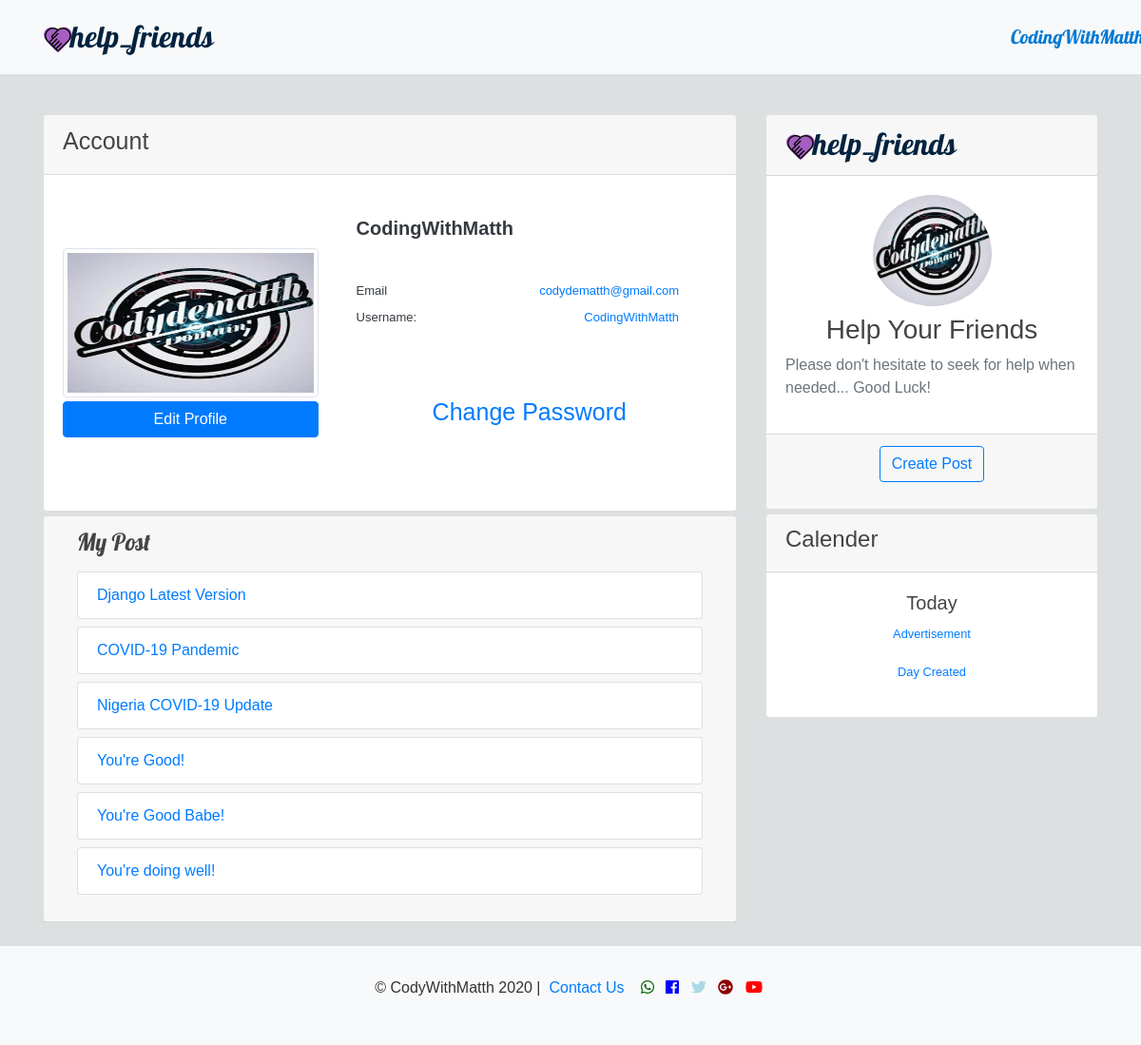
Page /profileview/ (signed in) on the committed database.
### users/models.py (models this page shows, shortened)
class Profile(models.Model):
	user = models.OneToOneField(User, on_delete=models.CASCADE)
	image = models.ImageField(default= 'default.jpg', upload_to='profile_pics')

### blog/models.py (models this page shows, shortened)
class Post(models.Model):
    title = models.CharField(max_length=100)
    content = models.TextField()
    date_posted = models.DateTimeField(default=timezone.now)
    author = models.ForeignKey(User, on_delete=models.CASCADE)
    def __str__(self):
        return self.title

### users/views.py (the view)
# urls.py: path('profileview/', user_views.profile_view, name='profileview'),
def profile_view(request):
    model = Post
    paginate_by = 5
    context = {
        'posts': Post.objects.all()
    }
    posts = Post.objects.filter(author=request.user)
    context['posts'] = posts
    return render(request, 'users/profileview.html', context)

### users/templates/users/profileview.html (shortened to what this page needs)
{% load crispy_forms_tags %}
{% load static %}
<!DOCTYPE html>
<html>
<head>
    <link rel="stylesheet" href="https://stackpath.bootstrapcdn.com/bootstrap/4.4.1/css/bootstrap.min.css">
    <link rel="stylesheet" href="https://cdnjs.cloudflare.com/ajax/libs/font-awesome/4.7.0/css/font-awesome.min.css">
    <link rel="stylesheet" type="text/css" href="{% static 'blog/main.css'%}">
</head>
<body class="mt-3 pt-xl-5 pt-lg-5 pt-md-5 pt-sm-5 pt-4">
  <header class="site-header">
    <nav class="navbar navbar-expand-md navbar-light bg-light fixed-top">
      <div class="container fluid">
        <a class="navbar-brand mr-4" href="{% url 'blog-home' %}"> <img src="{% static 'blog/img/logo.png' %}"></a>
        <div class="collapse navbar-collapse" id="navbarToggle">
          <ul class="navbar-nav ml-auto">
              <li class="nav-item mt-2 mb-2">
               <div class="dropdown" style="width: 10%;">
              <a class="nav-link  ml-2 dropdown-toggle" data-toggle = "dropdown" aria-haspopup="true" aria-expanded="false" style="color: #0079d3; font-size: 20px;" href="#">{{ user.username }}</a>
            </div>
              </li>
            </ul>
        </div>
      </div>
    </nav>
  </header>
  <div class="container mt-2 pt-2 ">
    <div class="row padding mt-2">
      <div class="col-lg-8 col-md-12 col-sm-12">
        <div class="card mb-1">
          <div class="card-header font-weight-bold">
            <h2 class="display-5 lead"> Account</h2>
              </div>
              <div class="card-body">
            <div class="d-flex flex-xl-row flex-lg-row flex-md-column flex-sm-column flex-column" style="width: 100%;">
            <div class="d-xl-flex d-lg-flex d-md-none d-sm-none d-none justify-content-center flex-column" style="width: 40%;">
            <div class="d-flex flex-column justify-content-center align-items-center vertical-align-center">
                    <img class="img-thumbnail" id="id_profile_image_display" src="{{ user.profile.image.url }}" style="width: 100%;"/>
                <div class="d-flex align-items-center justify-content-center mt-1" style=" width: 100%;">
                    <a class='btn btn-primary btn-block profile-edit-btn' href="{% url 'profile' %}" style="margin-right: 0px;">Edit Profile</a>
                </div>
            </div>
            </div>
            <div class="account-attributes d-flex justify-content-start align-items-start vertical-align-center flex-column p-xl-4 p-lg-4 p-md-3 p-sm-3 p-0">
            <div class="d-flex flex-row justify-content-between" style="width: 100%;">
                <div class="d-flex flex-column justify-content-between ml-3">
                    <h5 class="text-dark">
                        <strong>
                            {{user.username}}
                        </strong>
                    </h5>
                </div>
            </div>
            <div class="d-flex justify-content-between flex-column mt-3 p-3" style="width: 100%;">
                <div class="d-flex justify-content-between flex-row my-1" style="width: 100%;">
                    <div class="text d-flex">
                        <span class='text-dark'>Email</span>
                    </div>
                    <div class="d-flex">
                        <span style="margin-left: 10rem;" class="text text-primary">{{user.email}}</span>
                    </div>
                </div>
                <div class="d-flex justify-content-between flex-row my-1" style="width: 100%;">
                    <div class="text d-flex">
                        <span class='text-dark'>Username:</span>
                    </div>
                    <div class="d-flex ">
                        <span class="text text-primary ml-5">{{user.username}}</span>
                    </div>
                </div>
                <div class="d-flex justify-content-between flex-row my-1 " style="width: 100%;">
                    <div class="d-flex text-center mt-5">
                        <p style="margin-left: 5rem; margin-top: 1rem;" class="lead"><a class="text-center" href="{% url 'password_change' %}"  >Change Password</a></p>
                    </div>
                </div>
                </div>
      </div>
    </div>
  </div>
</div>
            <div class="card mb-4">
              <div class="card-header">
                <div class="col-lg-12 col-md-12 col-sm-12">
                  <h2 class="display-5" style="font-size: 25px; font-family: Lobster;"> My Post </h2>
                  <p class="text-muted">
                    {% if posts %}
                      <div class="media-objects">
                      {% for post in posts %}
                        <a href="{% url 'post-detail' post.id %}" style="text-decoration: none;"><li class="list-group-item mb-2">{{post}}</li></a>
                      {% endfor %}
                      </div>
                    {% else %}
                      <p>You have no posts. Create a post <a href="{% url 'post-create' %}">here</a>.</p>
                    {% endif %}
                  </p>
                </div>
              </div>
            </div>
</div>
        <div class="col-lg-4 ">
          <div class="card mb-1">
          <div class="card-header"><a href="{% url 'blog-home' %}"> <img src="{% static 'blog/img/logo.png' %}"></a></div>
          <div class="card-body">
            <img class="rounded-circle accounts-img d-block m-auto pb-2 img-fluid" src="{{ user.profile.image.url }}">
              <h3 class="card-text text-center">Help Your Friends</h3>
              <p class='text-muted'>Please don't hesitate to seek for help when needed... Good Luck!</p>
        </div>
          <div class="card-footer">
            <p class=" card-link text-center"><a class="btn btn-outline-primary m-auto" href="{% url 'post-create'%}">Create Post</a></p>
        </div>
        </div>
<div class="card mb-4">
<div class="card-header"><h4>Calender</h4></div>
<div class="card-body">
<div class="row">
    <div class="d-flex flex-column justify-content-center col-12 text-center">
        <h5 class="text-center" style="font-weight: 400;">Today</h5>
     <p><small><a href="#">Advertisement</a></small></p>
     <p><small><a href="#">Day Created</a></small></p>
    </div>
</div>
</div>
</div>
      </div>
  </div>
</div>
    {%include 'blog/footer.html' %}
</body>
</html>

### blog/templates/blog/footer.html
{% load static%}
			<footer class="bg-light text-center">
				<div class="social">
	   				<p > &copy; CodyWithMatth 2020 | &nbsp;<a href="#">Contact Us</a>&nbsp;&nbsp;
	   					<a class="p-1" href="#"><i class="fab fa-whatsapp"></i></a>
		   				<a class="p-1" href="#"><i class="fab fa-facebook"></i></a>
		   				<a class="p-1" href="#"><i class="fab fa-twitter"></i></a>
		   				<a class="p-1" href="#"><i class="fab fa-google-plus"></i></a>
		   				<a class="p-1" href="#"><i class="fab fa-youtube"></i></a>
			   		</p>
		   		</div>
			</footer>

### blog/static/blog/main.css (style rules this page uses)
html { height: 100%; }
body { background: #dde0e0; color: #333333; font-family: sans-serif; min-height: 100%; font-weight: 100; display: flex; flex-direction: column; }
h1, h2, h3, h4, h5, h6 { color: #444444; }
ul { margin: 0; }
.navbar { font-family: Lobster; font-size: 14px; }
.site-header .nav-link { border-radius: 7px; padding-right: 2px; width: 5em; }
.accounts-img { height: 125px; width: 125px; }
.lead { font-size: 25px; }
.text { font-size: 13px; }
.img-thumbnail { margin-bottom: 0px; height: 50%; }
footer { margin-top: auto; padding: 2em; bottom: 0; }
.fa-facebook { color: blue; }
.fa-twitter { color: lightblue; }
.fa-whatsapp { color: darkgreen; }
.fa-google-plus { color: darkred; }
.fa-youtube { color: red; }

### rows in the picture
Post: title "Django Latest Version"
Post: title "COVID-19 Pandemic"
Post: title "Nigeria COVID-19 Update"
Post: title "You're Good!"
Post: title "You're Good Babe!"
Post: title "You're doing well!"

### other values in the picture
{{ user.username }} "CodingWithMatth"
{{ user.email }} "codydematth@gmail.com"
